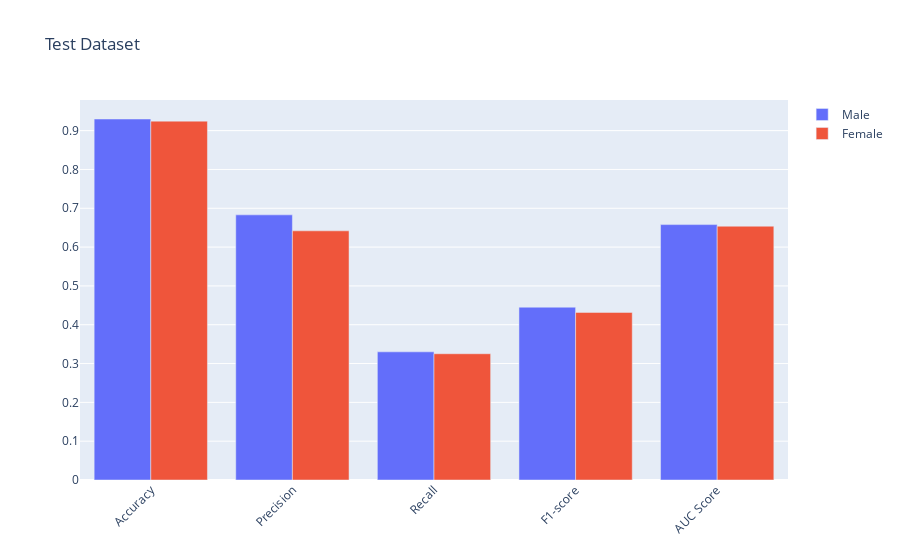

Write notebook code for a chart like this one.
### Code cell
plot_bar_results("Test", metrics_gender)

### Figure 1 — Plotly figure (JSON) as saved in the notebook; plotly's stock layout.template omitted (floating-point values rounded to 4 significant figures)
{"data": [{"name": "Male", "type": "bar", "x": ["Accuracy", "Precision", "Recall", "F1-score", "AUC Score"], "y": [0.93, 0.683, 0.3302, 0.4452, 0.658]}, {"name": "Female", "type": "bar", "x": ["Accuracy", "Precision", "Recall", "F1-score", "AUC Score"], "y": [0.9245, 0.6419, 0.3253, 0.4318, 0.6539]}], "layout": {"barmode": "group", "title": {"text": "Test Dataset"}, "xaxis": {"tickangle": -45}}}
